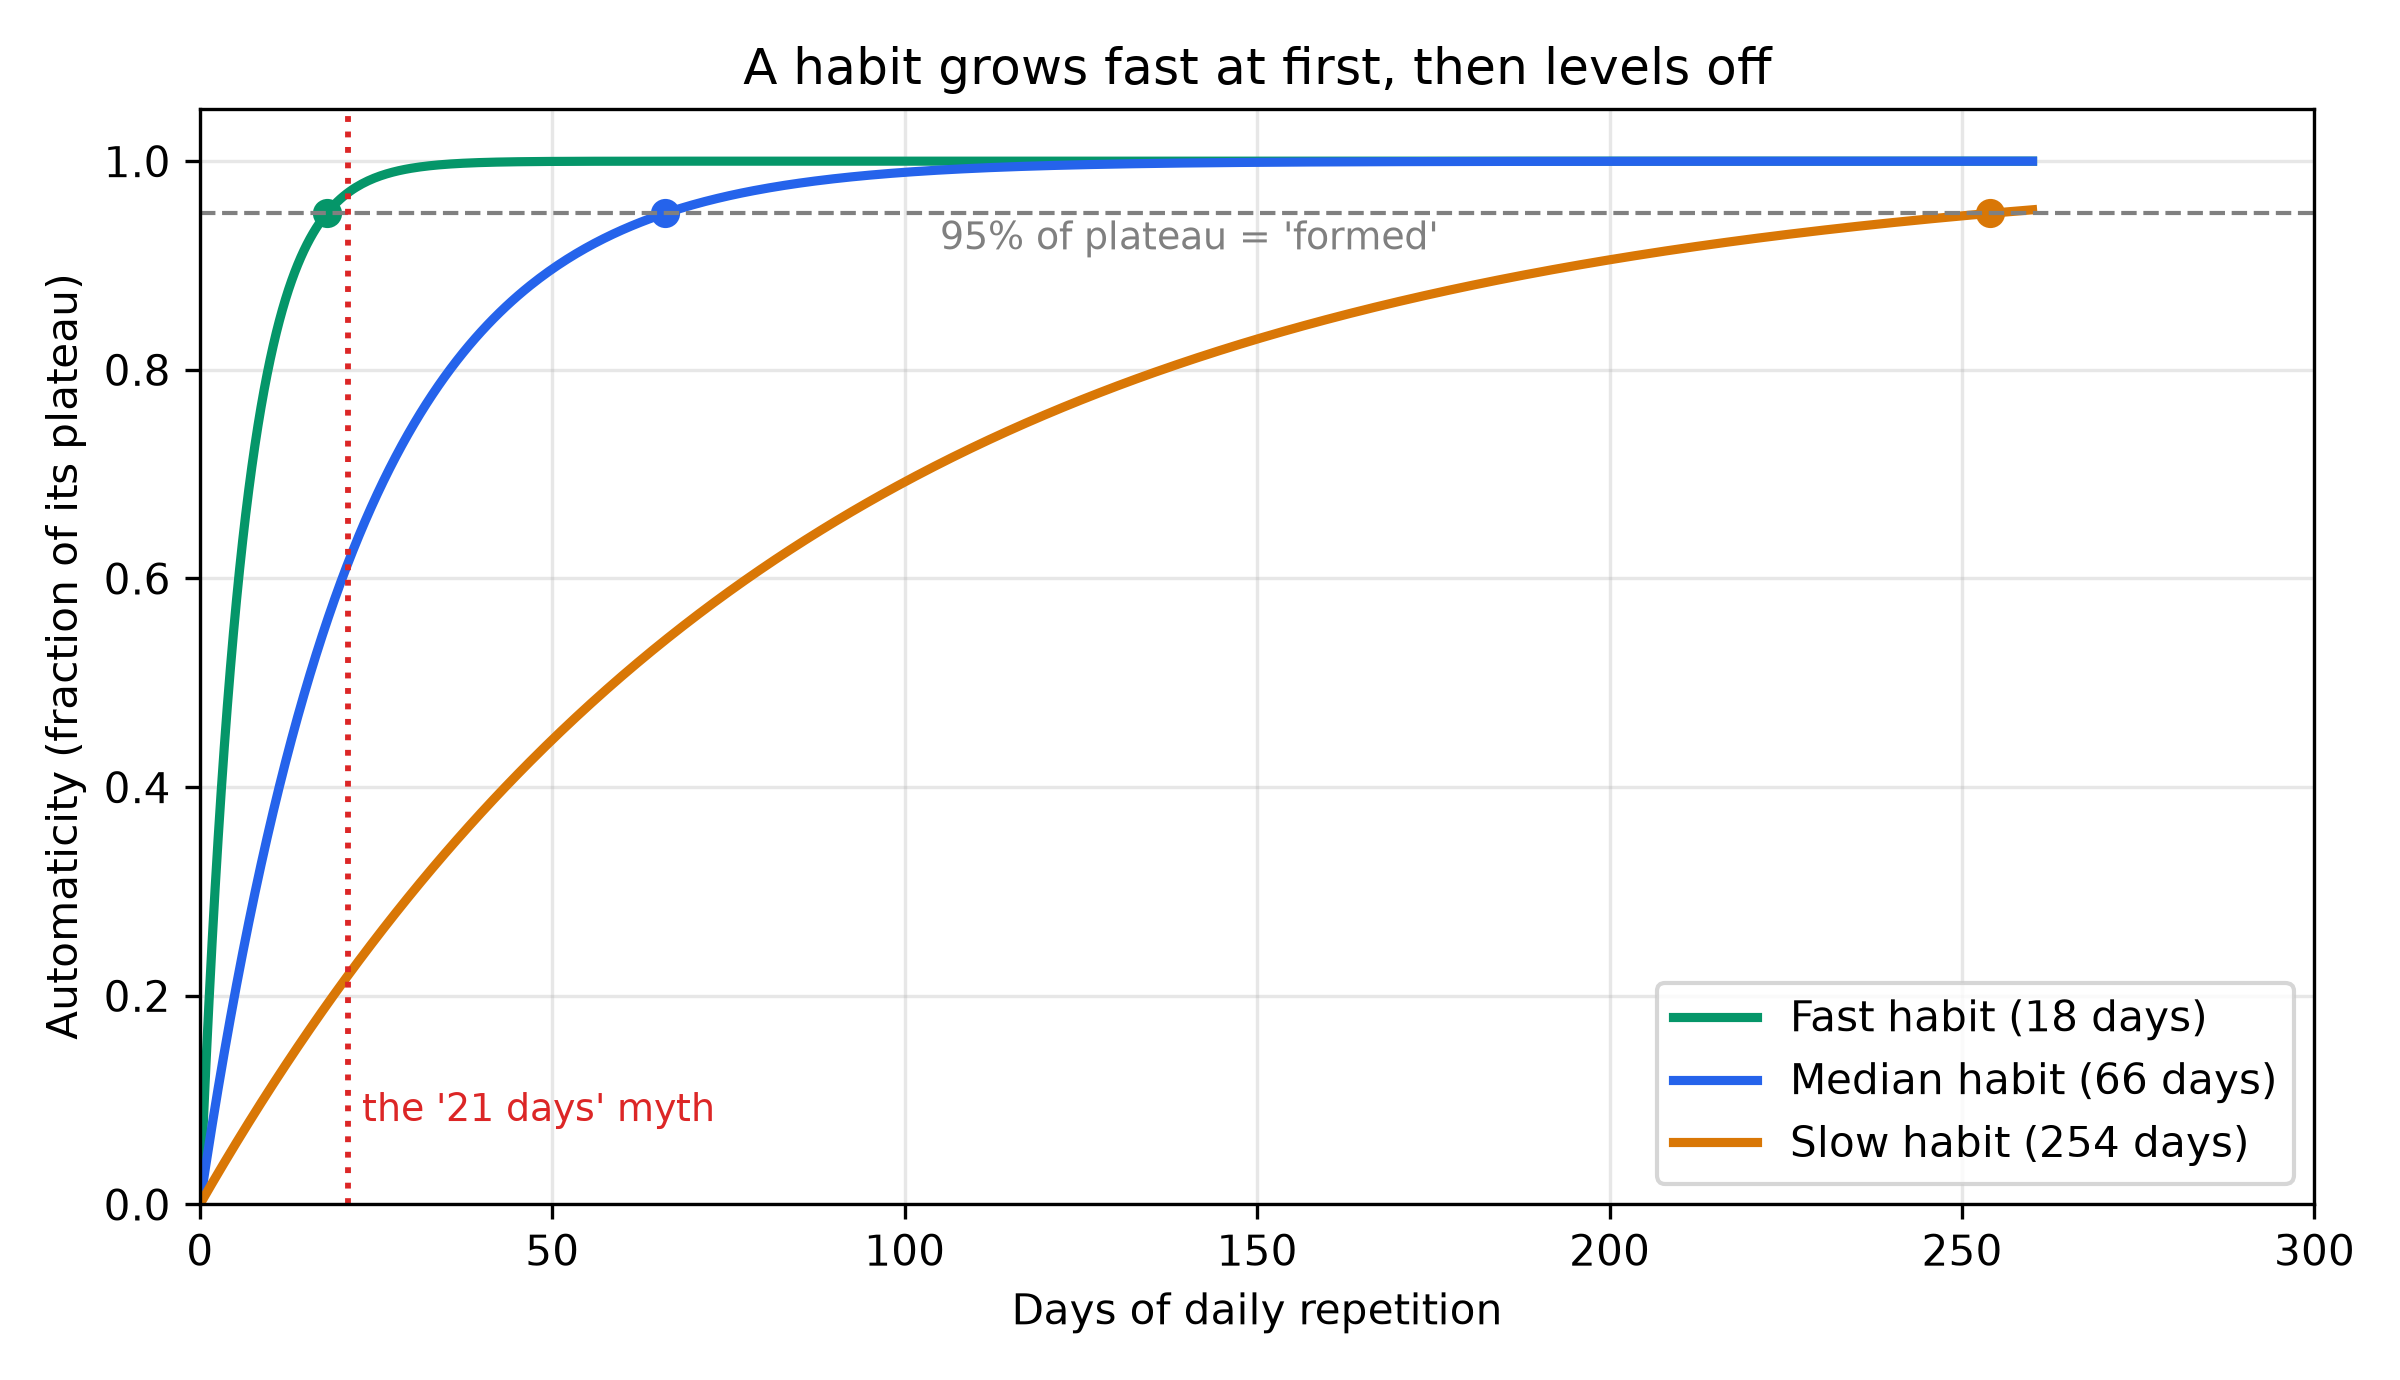

This figure's Python source:
import math
import matplotlib
matplotlib.use("Agg")
import matplotlib.pyplot as plt
import numpy as np

# Simple asymptotic model of automaticity used in Lally et al. (2010): A(t) = 1 - exp(-k t),
# with k chosen so that 95% of the plateau is reached at 18, 66 (median) and 254 days.
t = np.linspace(0, 260, 600)
fig, ax = plt.subplots(figsize=(8, 4.6), facecolor="white")
for days, colour, label in [(18, "#059669", "Fast habit (18 days)"),
                            (66, "#2563EB", "Median habit (66 days)"),
                            (254, "#D97706", "Slow habit (254 days)")]:
    k = math.log(20) / days
    ax.plot(t, 1 - np.exp(-k * t), color=colour, lw=2.2, label=label)
    ax.plot([days], [0.95], "o", color=colour)
ax.axhline(0.95, color="grey", ls="--", lw=1)
ax.text(105, 0.925, "95% of plateau = 'formed'", va="center", ha="left", fontsize=9, color="grey")
ax.axvline(21, color="#DC2626", ls=":", lw=1.4)
ax.text(23, 0.08, "the '21 days' myth", color="#DC2626", fontsize=9)
ax.set_xlim(0, 300)
ax.set_ylim(0, 1.05)
ax.set_xlabel("Days of daily repetition")
ax.set_ylabel("Automaticity (fraction of its plateau)")
ax.set_title("A habit grows fast at first, then levels off")
ax.grid(alpha=0.3)
ax.legend(loc="lower right")
fig.tight_layout()
fig.savefig("images/fig_habit_curve.png", dpi=300)
